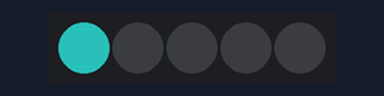
A sketch run on a simulated Arduino Uno, built with avr-gcc and run on an emulated ATmega328P. Shown: 5 RGB LEDs in strip order, left to right. Dim RGB values are drawn brighter than linear.

Above: at 0.06 s.
At 0.6 s:
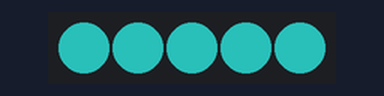
At 4.8 s:
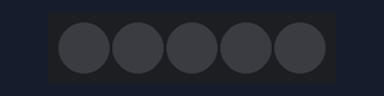
At 6.73 s:
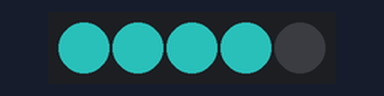
Timing chart, 0 to 40.0 s (numbered marks = the images above):
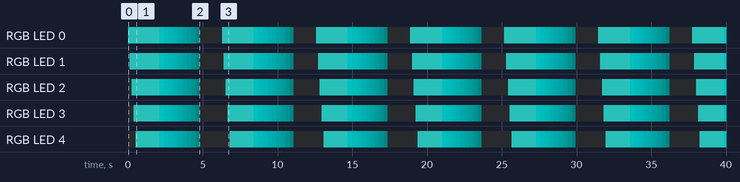

The sketch:

neopixel_moving_breathe.ino
```cpp
#include <Adafruit_NeoPixel.h>

#define PIN 6
#define numPix 14

Adafruit_NeoPixel strip = Adafruit_NeoPixel(5, PIN);


const int buttonPin = 5;
int buttonState = 0;
void setup() {

  strip.begin();

  strip.setBrightness(85);

  strip.show();

}

void loop() {

colorWipe(strip.Color(54,   255,   245), 125);

delay(1500);
darken();
}

void colorWipe(uint32_t color, int wait) {
  for(int i=0; i<strip.numPixels(); i++) { // For each pixel in strip...
    strip.setPixelColor(i, color);         //  Set pixel's color (in RAM)
    strip.show();                          //  Update strip to match
    delay(wait);                           //  Pause for a moment
  }
}
void darken() {

  uint16_t i, j;

  for (j = 255; j > 0; j--) {
    for (i = 0; i < strip.numPixels(); i++) {
      strip.setPixelColor(i, 0, j, j);
    }
    strip.show();
    delay(10);

  }
  delay(1500);
}

void lighten() {

  uint16_t i, j;

  for (j = 255; j > 255; j++) {
    for (i = 0; i < strip.numPixels(); i++) {
      strip.setPixelColor(i, 0, j, j);
    }
    strip.show();
    delay(10);

  }
  delay(1500);
}

const byte extra = 60;  // how many ahead, and behind, to light up

// Pause = delay between transitions
// Rf, Gf, Bf = RGB "Foreground" values
// Rb, Gb, Bb = RGB "Background" values
void ledTrail(int pause, byte Rf, byte Gf, byte Bf, byte Rb, byte Gb, byte Bb) {

  int tmpR, tmpG, tmpB;         // Temp values

  for (int i=0; i<numPix; i++) {
    strip.setPixelColor(i,Rf,Gf,Bf);

    // now go "extra" pixels ahead and behind
    for (int s = 1; s < extra + 1; s++)
      {
      tmpR = (Rf * (extra - s)) / extra;     // Multiply first to avoid truncation errors
      tmpG = (Gf * (extra - s)) / extra;
      tmpB = (Bf * (extra - s)) / extra;
      strip.setPixelColor((i + s) % numPix,tmpR,tmpG,tmpB);
      strip.setPixelColor((i + numPix - s) % numPix,tmpR,tmpG,tmpB);
      }

    strip.show();
    delay(pause);
  }
}
```

Measured:
- by itself, RGB LED 0: repeats every 6.3 s: RGB(0, 85, 85) 0.30 s, RGB(0, 75, 75) 0.30 s, RGB(0, 66, 66) 0.30 s, RGB(0, 56, 56) 0.30 s, RGB(0, 46, 46) 0.30 s, RGB(0, 36, 36) 0.30 s, RGB(0, 27, 27) 0.30 s, RGB(0, 17, 17) 0.30 s, RGB(0, 7, 7) 0.24 s, off 1.5 s, RGB(18, 85, 82) 2.1 s
- by itself, RGB LED 1: repeats every 6.3 s: RGB(0, 85, 85) 0.30 s, RGB(0, 75, 75) 0.30 s, RGB(0, 66, 66) 0.30 s, RGB(0, 56, 56) 0.30 s, RGB(0, 46, 46) 0.30 s, RGB(0, 36, 36) 0.30 s, RGB(0, 27, 27) 0.30 s, RGB(0, 17, 17) 0.30 s, RGB(0, 7, 7) 0.24 s, off 1.6 s, RGB(18, 85, 82) 2.0 s
- by itself, everything shown: repeats every 6.3 s, in 15 steps
- what the display in image 2 shows lasts 1.5 s, from 4.8 s to 6.3 s
